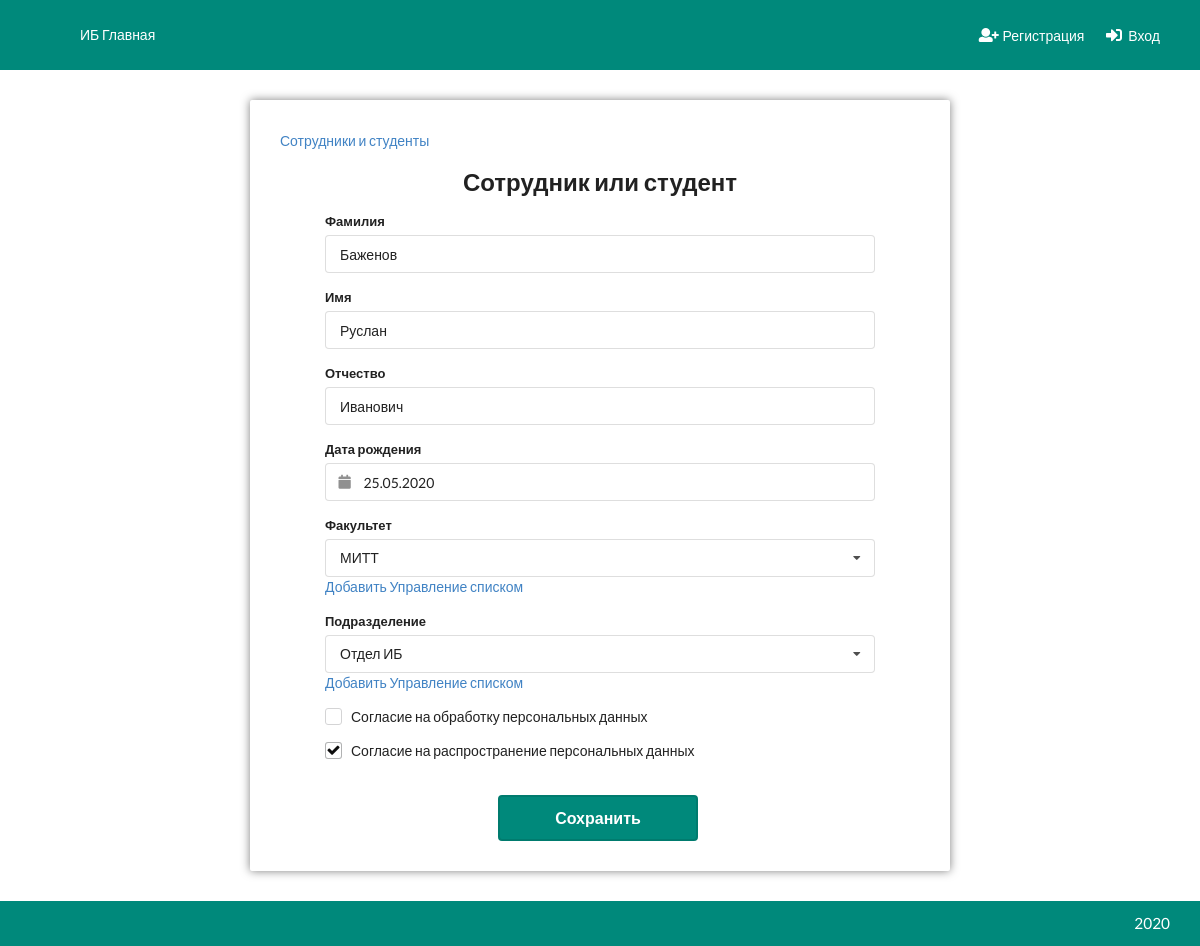
The page /other/person-form/1/ on the database its author committed.
### Pdn/models.py (models this page shows, shortened)
class Person(models.Model):
    objects = MyManager()
    last_name = models.CharField(max_length=128, verbose_name='Фамилия')
    first_name = models.CharField(max_length=128, verbose_name='Имя')
    surname = models.CharField(max_length=128, verbose_name='Отчество')
    birth_date = models.DateField(verbose_name='Дата рождения')
    fakultet = models.ForeignKey('Fakultet', on_delete=models.SET_NULL, null=True, blank=True, verbose_name='Факультет', related_name='persons')
    podrazd = models.ForeignKey('Podrazdelenie', on_delete=models.SET_NULL, null=True, blank=True, verbose_name='Подразделение', related_name='persons')
    soglasie = models.BooleanField(default=False, verbose_name='Согласие на обработку персональных данных')
    sogl_raspr = models.BooleanField(default=False, verbose_name='Согласие на распространение персональных данных')
    class Meta:
        verbose_name = 'Сотрудник/Студент'
        verbose_name_plural = 'Сотрудники/Студенты'
        ordering = ['-id']

class Fakultet(models.Model):
    objects = MyManager()
    name = models.CharField(unique=True, max_length=32, verbose_name='Название')
    def __str__(self):
        return self.name
    class Meta:
        verbose_name = 'Факультет'
        verbose_name_plural = 'Факультеты'

class Podrazdelenie(models.Model):
    objects = MyManager()
    name = models.CharField(unique=True, max_length=32, verbose_name='Название')
    def __str__(self):
        return self.name
    class Meta:
        verbose_name = 'Подразделение'
        verbose_name_plural = 'Подразделения'

### Pdn/views.py (the view, shortened to what this page needs)
# urls.py: path('person-form/<id>/', person_form, name='person_form'),
def person_form(request, id=None):
    person = None
    if id:
        person = Person.objects.get_or_404(id=id)
    form = PersonForm(instance=person)
    return render(request, 'Pdn/PersonForm.html',
                  {'form': form, 'fakultets': Fakultet.objects.all(), 'podrazds': Podrazdelenie.objects.all()})

### Pdn/forms.py
class PersonForm(ModelForm):
    class Meta:
        model = Person
        exclude = ['id']

### utils/model_manager.py (called while the page is built)
    def get_or_none(self, **kwargs):
        try:
            return self.get(**kwargs)
        except ObjectDoesNotExist:
            return None

    def get_or_404(self, **kwargs):
        obj = self.get_or_none(**kwargs)
        if obj:
            return obj
        raise Http404

### templates/Pdn/PersonForm.html (shortened to what this page needs)
{% extends 'base.html' %}
{% load static %}
{% block content %}
    <div class="ui container">
        <div class="child-center">
            <div class="skzi-form cblock">
                <div class="content">
                    <div class="ui breadcrumb">
                        <a href="{% url 'pdn:persons_list' %}" class="section">Сотрудники и студенты</a>
                    </div>
                    <div class="child-center">
                        <div class="form-container">
                            <h2 class="ui center aligned header">Сотрудник или студент</h2>
                            <form class="ui form error" method="post" enctype="multipart/form-data">
                                <div class="field">
                                    <label>Фамилия</label>
                                    <input type="text" name="last_name" placeholder="Фамилия"
                                           value="{{ form.last_name.value|default_if_none:"" }}">
                                </div>
                                <div class="field">
                                    <label>Имя</label>
                                    <input type="text" name="first_name" placeholder="Имя"
                                           value="{{ form.first_name.value|default_if_none:"" }}">
                                </div>
                                <div class="field">
                                    <label>Отчество</label>
                                    <input type="text" name="surname" placeholder="Отчество"
                                           value="{{ form.surname.value|default_if_none:"" }}">
                                </div>
                                <div class="field">
                                    <label>Дата рождения</label>
                                    <div class="ui calendar">
                                        <div class="ui input left icon">
                                            <input type="text" name="birth_date" placeholder="Дата" autocomplete="off"
                                                   value="{{ form.birth_date.value|default_if_none:'' }}">
                                        </div>
                                    </div>
                                </div>
                                <div class="field">
                                    <label>Факультет</label>
                                    <div id="fakultet_dropdown" class="ui selection dropdown"
                                         data-preselect="{{ form.fakultet.value }}">
                                        <i class="dropdown icon"></i>
                                        <div class="default text">Факультет</div>
                                        <div class="menu">
                                            {% for fakultet in fakultets %}
                                                <div class="item"
                                                     data-value="{{ fakultet.id }}">{{ fakultet }}</div>
                                            {% endfor %}
                                        </div>
                                    </div>
                                    <a href="/admin/Pdn/fakultet/add/" class="popup"
                                       data-dropdown-id="fakultet_dropdown">Добавить</a>
                                    <a href="/admin/Pdn/fakultet/" class="popup"
                                       data-dropdown-id="fakultet_dropdown">Управление списком</a>
                                </div>
                                <div class="field">
                                    <label>Подразделение</label>
                                    <div id="podrazd_dropdown" class="ui selection dropdown"
                                         data-preselect="{{ form.podrazd.value }}">
                                        <i class="dropdown icon"></i>
                                        <div class="default text">Факультет</div>
                                        <div class="menu">
                                            {% for podrazd in podrazds %}
                                                <div class="item"
                                                     data-value="{{ podrazd.id }}">{{ podrazd }}</div>
                                            {% endfor %}
                                        </div>
                                    </div>
                                    <a href="/admin/Pdn/podrazdelenie/add/" class="popup"
                                       data-dropdown-id="podrazd_dropdown">Добавить</a>
                                    <a href="/admin/Pdn/podrazdelenie/" class="popup"
                                       data-dropdown-id="podrazd_dropdown">Управление списком</a>
                                </div>
                                <div class="field">
                                    <div class="ui checkbox {% if form.soglasie.value %} checked {% endif %}">
                                        <label>Согласие на обработку персональных данных</label>
                                    </div>
                                </div>
                                <div class="field">
                                    <div class="ui checkbox {% if form.sogl_raspr.value %} checked {% endif %}">
                                        <label>Согласие на распространение персональных данных</label>
                                    </div>
                                </div>
                                <div class="child-center">
                                    <button class="large ui primary button">
                                        Сохранить
                                    </button>
                                </div>
                            </form>
                        </div>
                    </div>
                </div>
            </div>
        </div>
    </div>
{% endblock %}

### static/css/style.css (style rules this page uses)
:root { --color: #151515;--nav-bg-color: #00897b;--nav-color: #ffffff;--nav-item-hover-bg-color: #007b6e;--content-bg-color: #ffffff;--btn-primary-color: #00897b;--btn-primary-hover-color: #007b6e;--btn-primary-active-color: #006d62;--btn-primary-text-color: #ffffff;--menu-active-color: #ccddff;--menu-active-hover-color: #b3ccff;--graphic-key-color: #00897b;--graphic-key-brd-color: #007b6e }
:root body:before { filter:invert(100%) blur(5px) opacity(60%) }
.skzi-form { width:100%;max-width:700px }
.skzi-form .form-container { margin-top:20px;width:95%;max-width:550px }
.skzi-form .ui.form { margin-top:10px;max-width:550px;width:100% }
.skzi-form button.ui.button { margin-top:20px;min-width:200px }
html { padding:0;margin:0;min-height:100% }
body { padding:0;margin:0;color:var(--color) }
body:before { z-index:-3;content:"";position:fixed;top:0;left:0;width:100%;height:100%;background-attachment:fixed;background-repeat:no-repeat;background-size:cover }
.ui.container { width:95%;max-width:1280px !important }
.child-center { width:100%;display:flex;justify-content:center }
.cblock { display:block;position:relative;float:left }
.content:not(.no-shadow) { margin:30px 0;background-color:var(--content-bg-color);border-radius:2px;display:block;position:relative;float:left;width:100%;padding:30px;box-shadow:0 0 10px rgba(0,0,0,0.5) }
.ui.button.primary { background-color:var(--btn-primary-color);color:var(--btn-primary-text-color);border-radius:4px;border:solid 2px #007b6e }

### rows shown on the page
Person: last_name "Баженов", first_name "Руслан", surname "Иванович", birth_date "25.05.2020"
Fakultet: name "МИТТ"
Podrazdelenie: name "Отдел ИБ"
